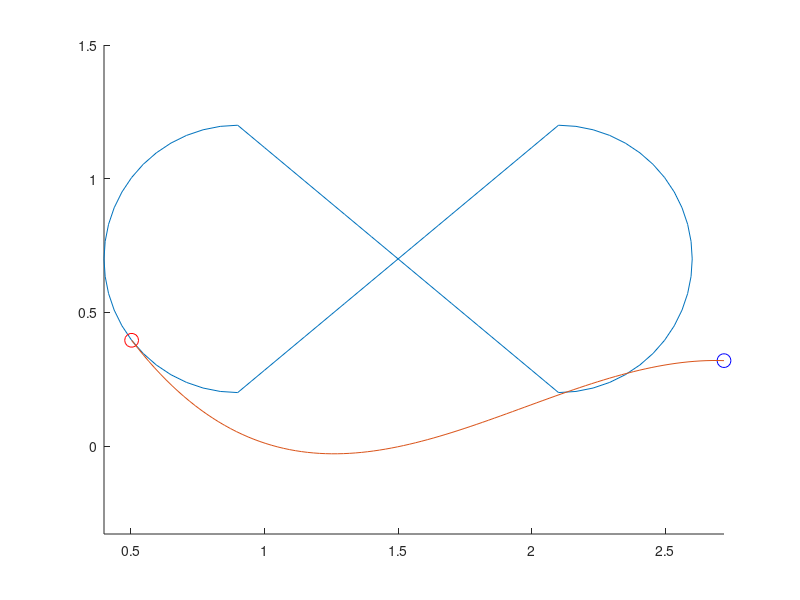

MATLAB code to generate this figure:
clc
clear
clf
dist_y=0.7

dist_x=0.9

r=0.5

dist_circle=1.2

N=100
%while not N % 4 == 0:
%    N = N + 1

waypoints_x = zeros(N,1)
waypoints_y = zeros(N,1)

p1_x = dist_x
p1_y = dist_y + r
p2_x = dist_x + dist_circle
p2_y = dist_y - r
p3_x = dist_x + dist_circle
p3_y = dist_y + r
p4_x = dist_x
p4_y = dist_y - r

x =  linspace(0,pi,N / 4)
x_circle_r = dist_x - sin(x) * r
y_circle_r = dist_y - cos(x) * r

waypoints_x(1:N/4) = x_circle_r
waypoints_y(1:N/4) = y_circle_r

waypoints_x(N/4+1:2*N/4) = linspace(p1_x, p2_x, N / 4)
waypoints_y(N/4+1:2*N/4) = linspace(p1_y, p2_y, N / 4)

x_circle_l = dist_x + dist_circle + sin(x) * r
y_circle_l = dist_y - cos(x) * r
waypoints_x(2*N/4+1:3*N/4) = x_circle_l
waypoints_y(2*N/4+1:3*N/4) = y_circle_l
waypoints_x(3*N/4+1:4*N/4) = linspace(p3_x, p4_x, N / 4)
waypoints_y(3*N/4+1:4*N/4) = linspace(p3_y, p4_y, N / 4)

angle = zeros(N,1)
for i = 1:N
    left_point = i - 1
    right_point = i + 1
    if i == 1
        left_point = N
        right_point = i + 1
    end
    if i == N
        left_point = i - 1
        right_point = 1
    end
    angle_trajectory = atan2((-waypoints_y(left_point) + waypoints_y(right_point)),(-waypoints_x(left_point) + waypoints_x(right_point)))
    angle(i) = tan(angle_trajectory)
    
end

%%
hold on
plot(waypoints_x,waypoints_y)   
axis equal



current_goal=randi(N)%goal of uboot
% current_goal=10
plot(waypoints_x(current_goal),waypoints_y(current_goal), 'ro', 'MarkerSize', 10)
current_pos_boat=[rand*3,rand*1.5]
%current_pos_boat=[1.5,0]
current_pos_boat=[2.7189,0.3195]
plot(current_pos_boat(1),current_pos_boat(2), 'bo', 'MarkerSize', 10)

%%
%end pos


y_max=waypoints_y(current_goal)-current_pos_boat(2)
x_max=waypoints_x(current_goal)-current_pos_boat(1)
%%
if x_max > 0
    x=0:0.001:x_max
    c_cubic=tan(atan2(-y_max,-x_max))
else    
    x=x_max:0.001:0
    c_cubic=tan(atan2(-y_max,-x_max))
end

d_cubic=0

%b_cubic=-3*c_cubic/x_max-3*d_cubic/x_max^2+3*y_max/x_max^2+c/x_max-a/x_max
%b_cubic=(y_max-a*x_max)/(-2/3*x_max^2+x_max^2)
a_cubic=(y_max+c_cubic/2*x_max-angle(current_goal)/2*x_max-c_cubic*x_max)/(x_max^3-3/2*x_max^3)
b_cubic=(angle(current_goal)-c_cubic-3*a_cubic*x_max^2)/2/x_max
%a_cubic=-2*b_cubic/x_max/3
%a_cubic=(-b_cubic*x_max^2-c_cubic*x_max-d_cubic+y_max)/x_max^3

y=a_cubic*x.^3+b_cubic*x.^2+c_cubic*x+d_cubic
stammfunktion=a_cubic*x_max.^3+b_cubic*x_max.^2+c_cubic*x_max+d_cubic
ableitung=3*a_cubic*(x_max/2).^2+2*b_cubic*(x_max/2)+c_cubic

x=x-x_max+waypoints_x(current_goal)
y=y-y_max+waypoints_y(current_goal)

%plot(x,y)
%%
if x_max > 0 && y_max>0
    x=linspace(0,x_max,100)
    angle_rotation_matrix=-atan2(y_max,x_max)
    R=[cos(angle_rotation_matrix) -sin(angle_rotation_matrix);sin(angle_rotation_matrix) cos(angle_rotation_matrix)]
    angle_rotation_matrix=atan2(y_max,x_max)
    R_return=[cos(angle_rotation_matrix) -sin(angle_rotation_matrix);sin(angle_rotation_matrix) cos(angle_rotation_matrix)]
    tmp=R*[x_max;y_max]
    m=tan(atan(angle(current_goal))-atan2(y_max,x_max))
    x=linspace(0,tmp(1),100)
end
if x_max < 0 && y_max>0
    angle_rotation_matrix=pi-atan2(y_max,x_max)
    R=[cos(angle_rotation_matrix) -sin(angle_rotation_matrix);sin(angle_rotation_matrix) cos(angle_rotation_matrix)]
    angle_rotation_matrix=atan2(y_max,x_max)-pi
    R_return=[cos(angle_rotation_matrix) -sin(angle_rotation_matrix);sin(angle_rotation_matrix) cos(angle_rotation_matrix)]
    m=tan(atan(angle(current_goal))-atan2(y_max,x_max))
    tmp=R*[x_max;y_max]
    x=linspace(tmp(1),0,100)
end
if x_max > 0 && y_max<0
    angle_rotation_matrix=-atan2(y_max,x_max)
    R=[cos(angle_rotation_matrix) -sin(angle_rotation_matrix);sin(angle_rotation_matrix) cos(angle_rotation_matrix)]
    angle_rotation_matrix=+atan2(y_max,x_max)
    R_return=[cos(angle_rotation_matrix) -sin(angle_rotation_matrix);sin(angle_rotation_matrix) cos(angle_rotation_matrix)]
    m=tan(atan(angle(current_goal))-atan2(y_max,x_max))
    tmp=R*[x_max;y_max]
    x=linspace(0,tmp(1),100)
end
if x_max < 0 && y_max<0
    angle_rotation_matrix=pi-atan2(y_max,x_max)
    R=[cos(angle_rotation_matrix) -sin(angle_rotation_matrix);sin(angle_rotation_matrix) cos(angle_rotation_matrix)]
    angle_rotation_matrix=atan2(y_max,x_max)-pi
    R_return=[cos(angle_rotation_matrix) -sin(angle_rotation_matrix);sin(angle_rotation_matrix) cos(angle_rotation_matrix)]
    m=tan(atan(angle(current_goal))-atan2(y_max,x_max))
    tmp=R*[x_max;y_max]
    x=linspace(tmp(1),0,100)
end


a=m/tmp(1)/tmp(1)
b=-m/tmp(1)
y=a*x.^3+b*x.^2
angle_rotation_matrix=angle_rotation_matrix-pi
%R_new=[cos(angle_rotation_matrix) -sin(angle_rotation_matrix);sin(angle_rotation_matrix) cos(angle_rotation_matrix)]
x_real=R_return(1,1:2)*[x;y]+current_pos_boat(1)
y_real=R_return(2,1:2)*[x;y]+current_pos_boat(2)
plot(x_real,y_real)
%%
second_point=current_goal-2
if second_point<1
    second_point=second_point+N
end
x1=current_pos_boat(1)
x2=waypoints_x(second_point)
x3=waypoints_x(current_goal)
y1=current_pos_boat(2)
y2=waypoints_y(second_point)
y3=waypoints_y(current_goal)

A=[2*x2-2*x1 2*y2-2*y1;2*x3-2*x1 2*y3-2*y1]
c=-[x1^2-x2^2+y1^2-y2^2;x1^2-x3^2+y1^2-y3^2]
b=inv(A)*c
r=sqrt((x1-b(1))^2+(y1-b(2))^2)
th = 0:pi/50:2*pi;
xunit = r * cos(th) + b(1);
yunit = r * sin(th) + b(2);
%plot(xunit, yunit);






